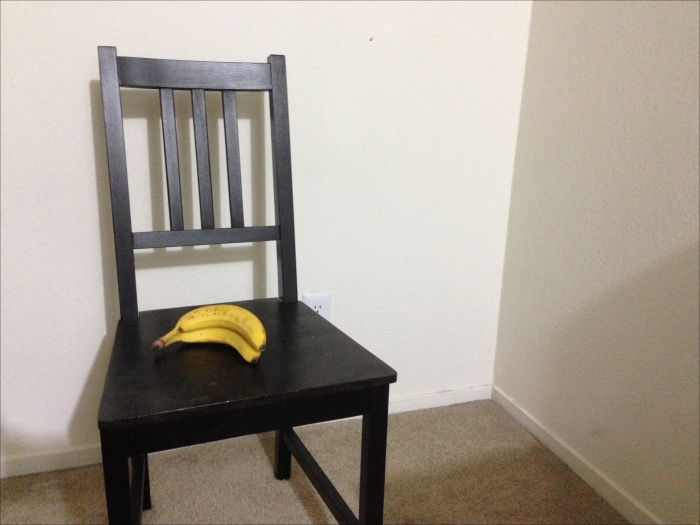
#> input picture left_img.jpg, 700 x 525 px
$ python demo.py
#> lines starting #> are read from the running program, lines starting #| are printed output that depends on the picture
import cv2
from matplotlib import pyplot as plt
imgL = cv2.imread('left_img.jpg',0)
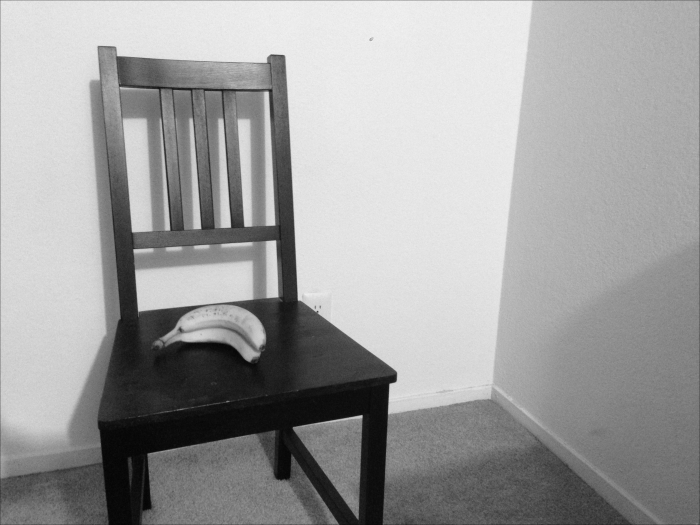
#> imgL: shape (525, 700); min 4, max 242, mean 158.9
imgR = cv2.imread('right_img.jpg',0)
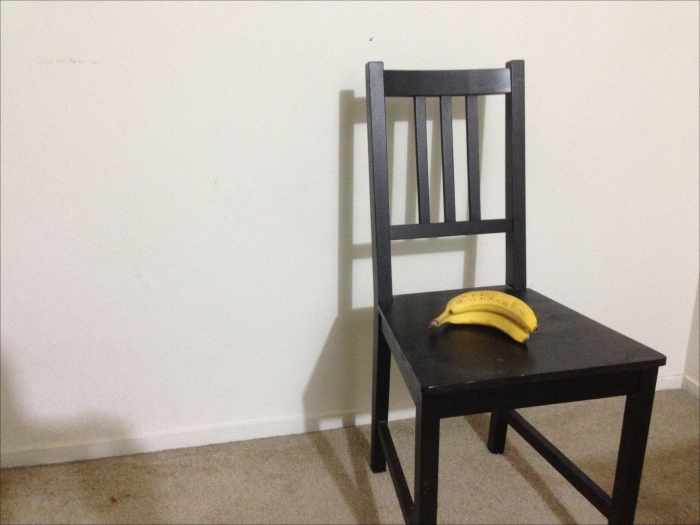
#> input picture right_img.jpg, 700 x 525 px
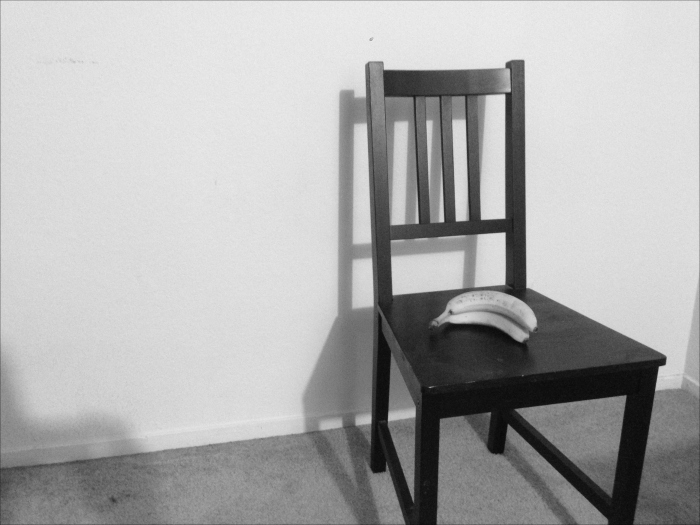
#> imgR: shape (525, 700); min 9, max 239, mean 173.4

cv2.imshow('Image', imgL)
#cv2.waitKey(0)
#v2.destroyAllWindows()
stereo = cv2.StereoBM_create(numDisparities=48, blockSize=5)
disparity = stereo.compute(imgL,imgR)
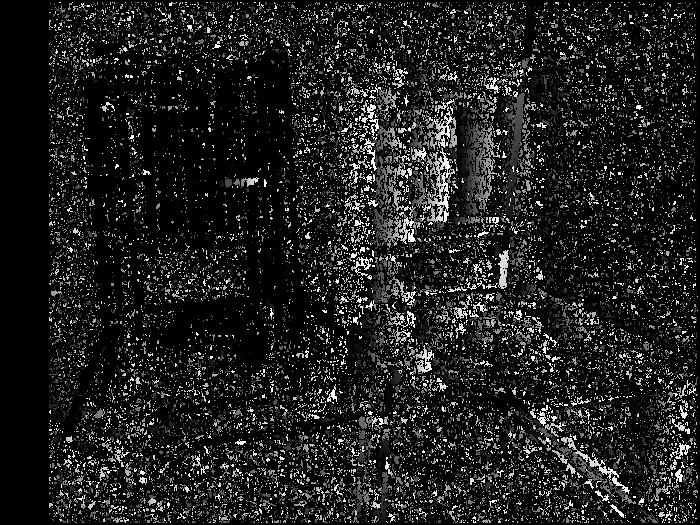
#> disparity: shape (525, 700) int16; min -16, max 752, mean 75.7; drawn with min black and max white
plt.imshow(disparity,'gray')
plt.show()
